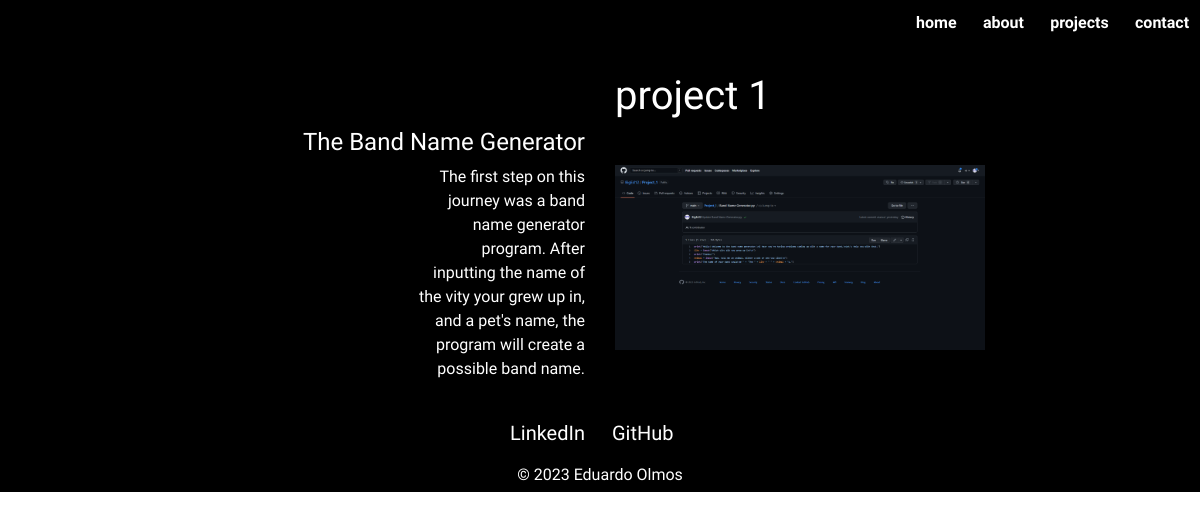
/projects/1, run on the app's committed database.
### main.py (models this page shows)
    class ProjectEntry(db.Model):
        id = db.Column(db.Integer, primary_key=True)
        project_number = db.Column(db.Integer, unique=True, nullable=False)
        project_level = db.Column(db.String(200), nullable=False)
        course = db.Column(db.String(200), nullable=False)
        course_provider = db.Column(db.String(200), nullable=False)
        project_name = db.Column(db.String(200), nullable=False)
        project_description = db.Column(db.String(500), nullable=False)
        topics = db.Column(db.String(300))

### main.py (the view)
@app.route("/projects/<int:project_num>", methods=["POST", "GET"])
def show_projects(project_num):
    requested_project = ProjectEntry.query.filter_by(project_number=project_num).first()
    image = f'img/projects/project_{project_num}_img.png'
    return render_template("individual_project.html", project=requested_project,  project_num=project_num, image=image, year=year)

### templates/individual_project.html (shortened to what this page needs)
{% include "header.html" %}
<body>
    <section id="individual-projects-page">
        <div class="container-fluid">
            <div class="row">
                <div class="col-xl-6 col-lg-6 col-md-6 col-sm-3 col-3"></div>
                <div class="individual-project-number col-xl-6 col-lg-6 col-md-6 col-sm-6 col-6">
                    <h1>project {{ project.project_number }}</h1>
                </div>
            </div>
            <div class="row">
                <div class="col-xl-2 col-lg-2 col-md-2 col-sm-3 col-3"></div>
                <div class="col-xl-4 col-lg-4 col-md-4 col-sm-6 col-6">
                    <h4 class="individual-project-title">{{ project.project_name }}</h4>
                </div>
            </div>
            <div class="row">
                <div class="col-xl-4 col-lg-4 col-md-2 col-sm-3 col-3"></div>
                <div class="col-xl-2 col-lg-2 col-md-4 col-sm-6 col-6">
                    <p class="individual-project-description">{{ project.project_description }}</p>
                </div>
                <div class="col-xl-4 col-lg-4 col-md-4 col-sm-6 col-6 offset-sm-3 offset-md-0 offset-3">
                    <a href="https://github.com/BigEd12/Project_{{ project_num }}" target="_blank">
                        <div class="img-wrap">
                            <img class="individual-project-image" src="{{ url_for('static', filename=image) }}">
                        </div>
                    </a>
                </div>
                </div>
            </div>
    </section>
</body>
{% include "footer.html" %}

### static/css/styles.css (style rules this page uses)
body { margin: 0; padding: 0; font-family: 'League Spartan', sans-serif; color: #444; }
h1 { text-align: left; }
#individual-projects-page { background-color: #000000; color: #fff; padding-top: 4% }
.individual-project-title { text-align: right; }
.individual-project-description { text-align: right; }
.individual-project-image { width: 100%; height: 100%; }
.individual-project-number { margin-top: 2%; }

### data on the page
ProjectEntry: project_number "1", project_name "The Band Name Generator", project_description "The first step on this journey was a band name generator program. After inputting the name of the vity your grew up in, and a pet's name, the program will create a possible band name."

### other printed values
{{ year }} "2023"
